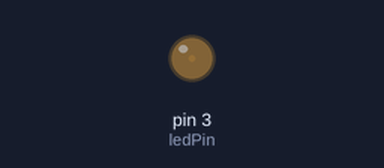
A sketch run on a simulated Arduino Uno, built with avr-gcc and run on an emulated ATmega328P. Shown: output pins drawn as LEDs (lit = HIGH).

Above: at 0.05 s.
At 1.05 s:
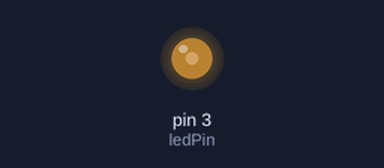
At 1.55 s:
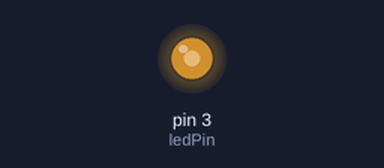
At 2.55 s:
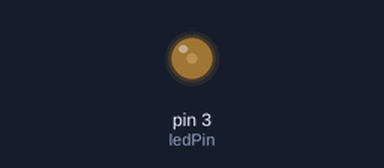
Timing chart, 0 to 7.0 s (numbered marks = the images above):
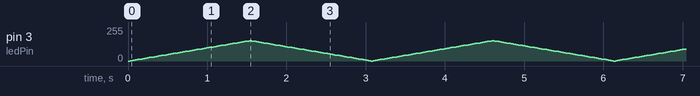

The sketch:

AnalogeLED.ino
```cpp
int ledPin = 3;
int brightness = 0;
int fadeAmount = 3;

void setup() {
  // put your setup code here, to run once:

  pinMode(ledPin, OUTPUT);

}

void loop() {
  // put your main code here, to run repeatedly:

  analogWrite(ledPin, brightness);
  brightness += fadeAmount;

  if (brightness < 3 || brightness > 150)
    fadeAmount = -fadeAmount;

  delay(30);
}
```
